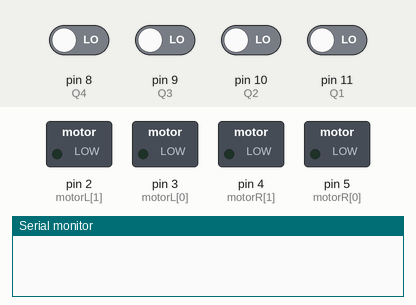
The sketch below on a simulated Arduino Uno, built with avr-gcc and run on an emulated ATmega328P. Parts: switched loads named in the sketch (green lamp = pin HIGH), the last lines printed to the serial monitor. The inputs (shaded band) are chosen by the test bench; at power-on: pin 8 (Q4), pin 9 (Q3), pin 10 (Q2), pin 11 (Q1) LOW.

Above: at 1.2 s.
1.3 s: pin 8 (Q4) driven HIGH
At 1.9 s:
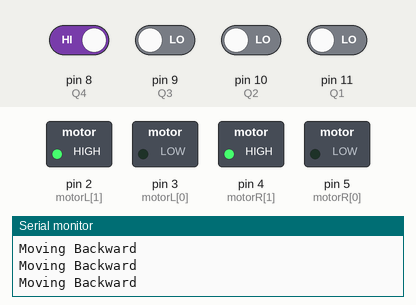
2.8 s: pin 8 (Q4) driven LOW and pin 9 (Q3) driven HIGH
At 3.7 s:
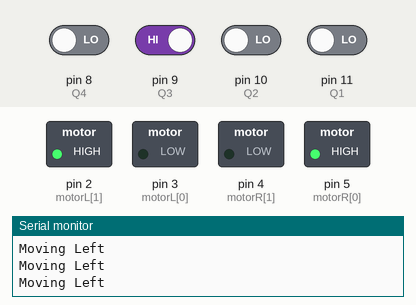
4.3 s: pin 10 (Q2) driven HIGH
At 4.9 s:
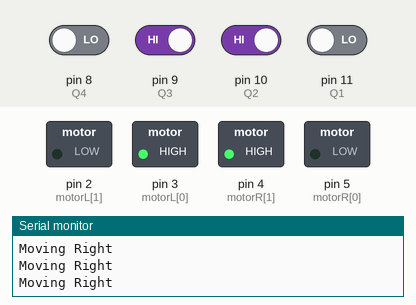
5.8 s: pin 9 (Q3) driven LOW
At 6.1 s:
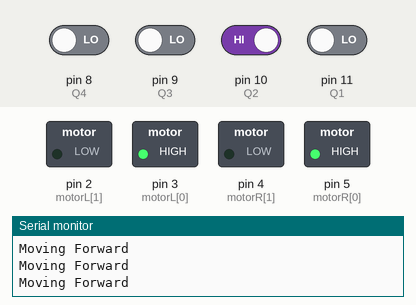
7.3 s: pin 9 (Q3) driven HIGH
At 8.3 s:
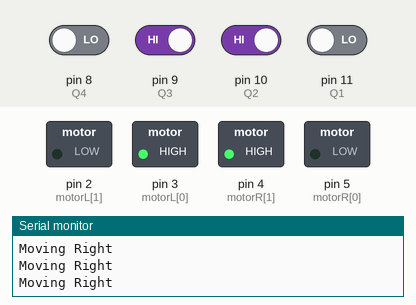
10.3 s: pin 10 (Q2) driven LOW
At 11.7 s:
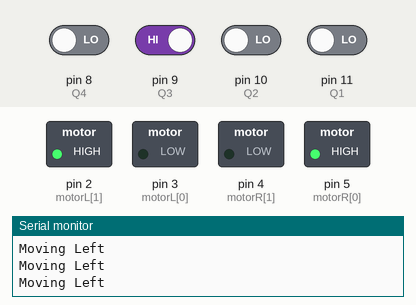
Timing chart, 0 to 13.3 s (numbered marks = the images above; inputs shaded):
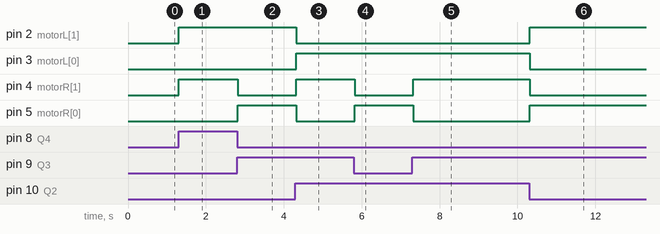

Measured:
- after the input at 1.3 s, pin 2 (motorL[1]), pin 4 (motorR[1]): LOW → HIGH at once
- after the input at 2.8 s, pin 4 (motorR[1]): HIGH → LOW at once; pin 5 (motorR[0]): LOW → HIGH at once
- after the input at 4.3 s, pin 2 (motorL[1]), pin 5 (motorR[0]): HIGH → LOW at once; pin 3 (motorL[0]), pin 4 (motorR[1]): LOW → HIGH at once
- after the input at 5.8 s, pin 4 (motorR[1]): HIGH → LOW at once; pin 5 (motorR[0]): LOW → HIGH at once
- after the input at 7.3 s, pin 4 (motorR[1]): LOW → HIGH at once; pin 5 (motorR[0]): HIGH → LOW at once
- after the input at 10.3 s, pin 2 (motorL[1]), pin 5 (motorR[0]): LOW → HIGH at once; pin 3 (motorL[0]), pin 4 (motorR[1]): HIGH → LOW at once

The sketch:

dtmf_controlled_code.ino
```cpp
int motorL[]={3,2};
int motorR[]={5,4};
int VT=7;
int Q4=8;
int Q3=9;
int Q2=10;
int Q1=11;
int r1;
int r2;
int r3;
int r4;
void setup()
{   Serial.begin(9600);
    for(int i=0;i<2;i++)
    {   pinMode(motorL[i],OUTPUT);
        pinMode(motorR[i],OUTPUT);
    }
    pinMode(Q4,INPUT);
    pinMode(Q3,INPUT);
    pinMode(Q2,INPUT);
    pinMode(Q1,INPUT);
    r1=0;
    r2=0;
    r3=0;
    r4=0;
}
void loop()
{   int read[]={digitalRead(Q4),digitalRead(Q3),digitalRead(Q2),digitalRead(Q1)};
    //r2=digitalRead(Q3);
    //r3=digitalRead(Q2);
    //r4=digitalRead(Q1);

            if(read[0]==0&&read[1]==0&&read[2]==1&&read[3]==0)
            { Serial.println("Moving Forward");
              fwd();
            }
           else if(read[0]==0&&read[1]==1&&read[2]==0&&read[3]==0)
            { Serial.println("Moving Left");
              left();
            }
            else if(read[0]==0&&read[1]==1&&read[2]==0&&read[3]==1)
            { Serial.println("Not moving");
              nomove();
            }
            else if(read[0]==0&&read[1]==1&&read[2]==1&&read[3]==0)
            { Serial.println("Moving Right");
              right();
            }
            else if(read[0]==1&&read[1]==0&&read[2]==0&&read[3]==0)
            { Serial.println("Moving Backward");
              bck();
            }

}
void fwd()

{
  digitalWrite(motorR[0],HIGH);
  digitalWrite(motorR[1],LOW);
  digitalWrite(motorL[0],HIGH);
  digitalWrite(motorL[1],LOW);

}
void bck()
{
  digitalWrite(motorR[0],LOW);
  digitalWrite(motorR[1],HIGH);
  digitalWrite(motorL[0],LOW);
  digitalWrite(motorL[1],HIGH);

}
void left()
{
  digitalWrite(motorR[0],HIGH);
  digitalWrite(motorR[1],LOW);
  digitalWrite(motorL[0],LOW);
  digitalWrite(motorL[1],HIGH);

}

void right()
{
  digitalWrite(motorR[0],LOW);
  digitalWrite(motorR[1],HIGH);
  digitalWrite(motorL[0],HIGH);
  digitalWrite(motorL[1],LOW);

}

void nomove()
{
  digitalWrite(motorR[0],LOW);
  digitalWrite(motorR[1],LOW);
  digitalWrite(motorL[0],LOW);
  digitalWrite(motorL[1],LOW);
}
```
